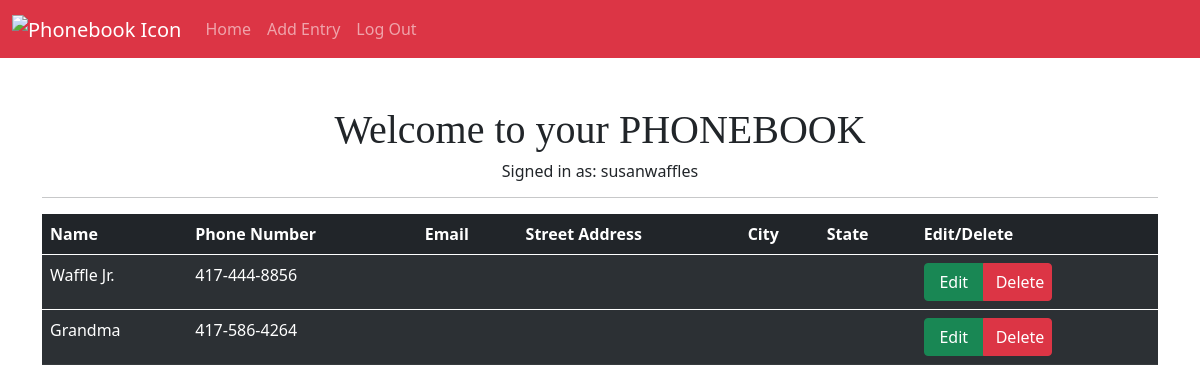
Page / (signed in) on the earlier database version.
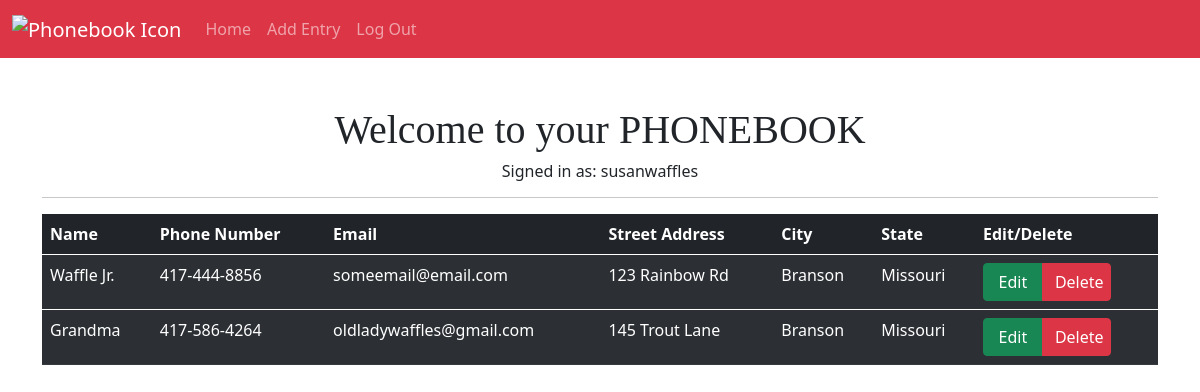
Same page on the later database version.
### app/models.py (models this page shows, shortened)
class User(db.Model, UserMixin):
    id = db.Column(db.Integer, primary_key=True)
    email = db.Column(db.String(50), nullable=False, unique=True)
    username = db.Column(db.String(50), nullable=False, unique=True)
    password = db.Column(db.String(256), nullable=False)
    date_created = db.Column(db.DateTime, nullable=False, default=datetime.utcnow)
    entries = db.relationship('Entry', backref='owner', lazy='dynamic')

class Entry(db.Model):
    id = db.Column(db.Integer, primary_key=True)
    name = db.Column(db.String(50), nullable=False, unique=True) # it would be cool if when an existing name is entered it would prompt "update current" or "create new"
    phone_number = db.Column(db.String(15), nullable=False)
    street_address = db.Column(db.String(200), nullable=True)
    city = db.Column(db.String(50), nullable=True)
    state = db.Column(db.String(50), nullable=True)
    email = db.Column(db.String(200), nullable=True)
    date_created = db.Column(db.DateTime, nullable=False, default=datetime.utcnow)
    user_id = db.Column(db.Integer, db.ForeignKey('user.id'))
    def update(self, **kwargs):
        for key, value in kwargs.items():
            if key in {'name', 'phone_number', 'street_address', 'city', 'state', 'email'}:
                setattr(self, key, value)
        db.session.commit()

### app/routes.py (the view)
@app.route('/')
def index():
    entries = Entry.query.all()
    return render_template('index.html', entries=entries)

### app/models.py (called while the page is built)
@login.user_loader
def load_user(user_id):
    return User.query.get(user_id)

### app/templates/index.html (shortened to what this page needs)
{% extends 'base.html' %}
{% block content%}
{% if current_user.is_authenticated %}
<h1 class="alert-heading text-center mt-5" style="font-family:fantasy;">Welcome to your PHONEBOOK</h1>
<h6 class="text-center">Signed in as: {{ current_user.username }}</h6>
<hr>
    <table class="table table-dark table-striped">
        <thead>
            <tr>
            <th scope="col">Name</th>
            <th scope="col">Phone Number</th>
            <th scope="col">Email</th>
            <th scope="col">Street Address</th>
            <th scope="col">City</th>
            <th scope="col">State</th>
            <th scope="col">Edit/Delete</th>
            </tr>
        </thead>
    {% for entry in entries %}
        {% if entry.owner == current_user %}
            <tbody>
                <tr>
                    <td>{{ entry.name }}</td>
                    <td>{{ entry.phone_number }}</td>
                    <td>{{ entry.email }}</td>
                    <td>{{ entry.street_address }}</td>
                    <td>{{ entry.city }}</td>
                    <td>{{ entry.state }}</td>
                    <td>
                        <div class="btn-group" role="group" aria-label="Basic example">
                            <a href="{{ url_for('edit_entry', entry_id=entry.id) }}"
                                class="btn btn-success">Edit
                            </a>
                            <button type="button" class="btn btn-danger w-50"
                                data-bs-toggle="modal" data-bs-target="#deleteModal">Delete
                            </button>
                        </div>
                    </td>
                </tr>
            </tbody>
        {% endif %}
    {% endfor %}
    </table>
{% endif %}
{% endblock content%}

### app/templates/base.html (shortened to what this page needs)
<!DOCTYPE html>
<html lang="en">
<head>
    <link rel="stylesheet" href="https://cdnjs.cloudflare.com/ajax/libs/twitter-bootstrap/5.1.0/css/bootstrap.min.css">
    <link rel="stylesheet" href="https://cdnjs.cloudflare.com/ajax/libs/font-awesome/5.15.4/css/all.min.css">
</head>
    <body style="background-image: url('https://images.pexels.com/photos/1631677/pexels-photo-1631677.jpeg');">
        <nav class="navbar navbar-expand-lg navbar-dark bg-danger">
            <div class="container-fluid">
                <a class="navbar-brand">
                    <img src="https://cdn-icons-png.flaticon.com/512/1195/1195463.png" alt="Phonebook Icon"  width="46" height="40">
                </a>
                <div class="collapse navbar-collapse" id="navbarNavAltMarkup">
                <div class="navbar-nav">
                    <a class="nav-link" href="{{ url_for('index') }}">Home</a>
                    {% if current_user.is_authenticated %}
                    <a class="nav-link" href="{{ url_for('add_entry') }}">Add Entry</a>
                    <a class="nav-link" href="{{ url_for('logout') }}">Log Out</a>
                    {% else %}
                    <a class="nav-link" href="{{ url_for('signup') }}">Sign Up</a>
                    <a class="nav-link" href="{{ url_for('login') }}">Log In</a>
                    {% endif %}
                </div>
                </div>
            </div>
        </nav>
        <div class="container">
            {% block content %}{% endblock content %}
        </div>
    </body>
</html>

Differences in the rows shown:
changed Entry "Waffle Jr.": email (not shown) → "someemail@email.com"; street_address (not shown) → "123 Rainbow Rd"; city (not shown) → "Branson"; state (not shown) → "Missouri"
changed Entry "Grandma": email (not shown) → "oldladywaffles@gmail.com"; street_address (not shown) → "145 Trout Lane"; city (not shown) → "Branson"; state (not shown) → "Missouri"
